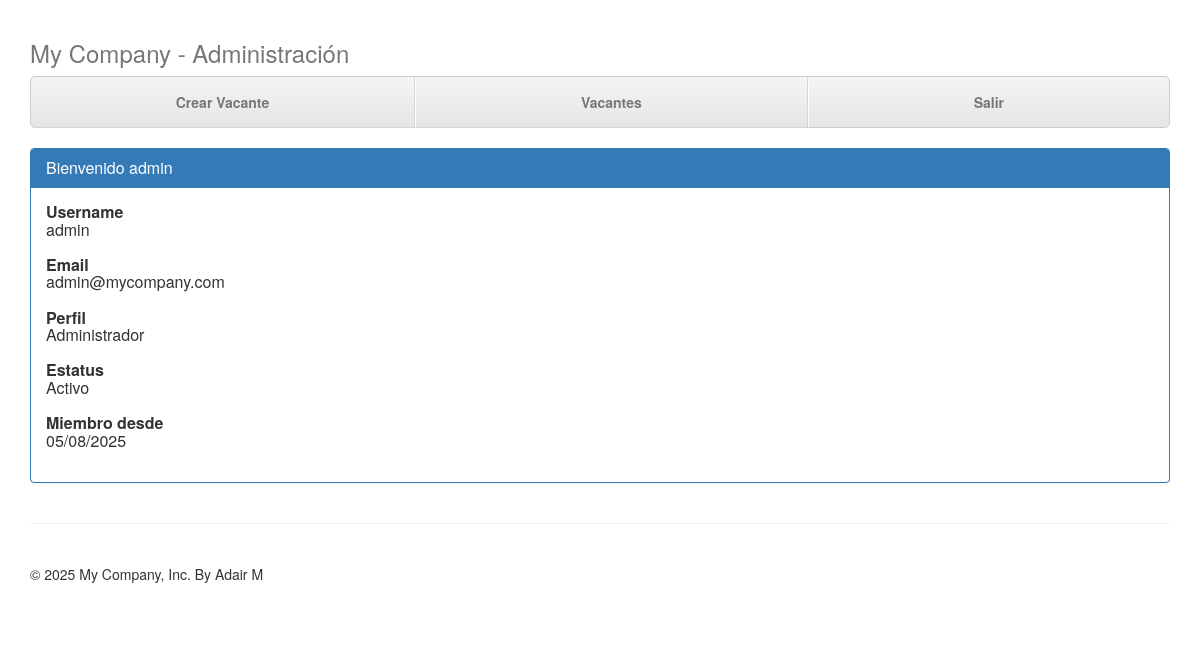
Page /admin (signed in) on the earlier database version.
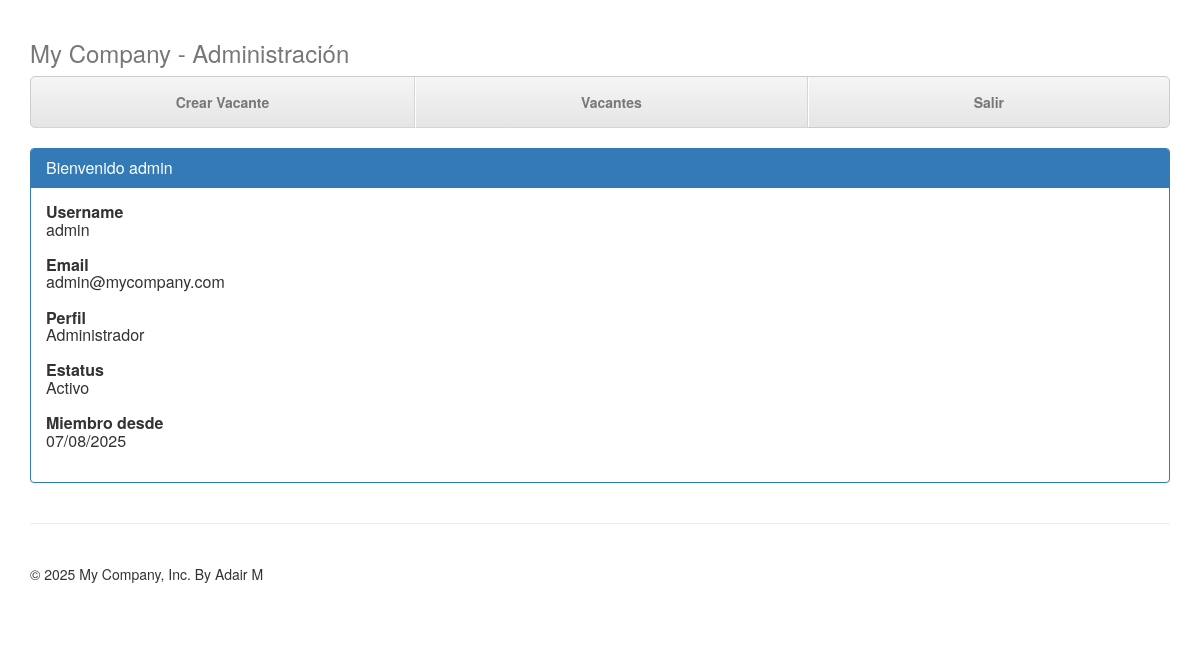
Same page on the later database version.
### app/models.py (models this page shows)
class Usuario(db.Model):
    __tablename__ = 'usuarios'  # Nombre de la tabla en la base de datos
    id = db.Column(db.Integer, primary_key=True)  # Identificador único
    username = db.Column(db.String(50), unique=True, nullable=False)  # Nombre de usuario
    email = db.Column(db.String(100), unique=True, nullable=False)  # Correo electrónico
    password = db.Column(db.String(200), nullable=False)  # Contraseña encriptada
    perfil = db.Column(db.String(50), nullable=False, default='Usuario')  # Rol del usuario
    estatus = db.Column(db.String(20), nullable=False, default='Activo')  # Estado del usuario
    fecha_registro = db.Column(db.DateTime, nullable=False, default=datetime.now)  # Fecha de registro
    vacantes = db.relationship('Vacante', backref='autor', lazy=True)  # Relación con vacantes creadas

### app/routes/main_routes.py (the view)
@main_bp.route('/admin')
def admin():
    if 'user_id' not in session:
        flash('Debes iniciar sesión para acceder a esta página', 'warning')
        return redirect(url_for('auth.login'))
    usuario = Usuario.query.get(session['user_id'])  # Obtiene el usuario actual
    return render_template('admin.html', usuario=usuario)

### app/templates/admin.html (shortened to what this page needs)
{% extends "base.html" %}
{% block content %}
  <div class="masthead">
    <h3 class="text-muted">My Company - Administración</h3>
    <nav>
      <ul class="nav nav-justified">
        <li><a href="{{ url_for('vacante.nueva_vacante') }}">Crear Vacante</a></li>
        <li><a href="{{ url_for('vacante.vacantes') }}">Vacantes</a></li>
        <li><a href="{{ url_for('auth.logout') }}">Salir</a></li>
      </ul>
    </nav>
  </div>
  <br>
  <div class="panel panel-primary">
    <div class="panel-heading">
      <h3 class="panel-title">Bienvenido {{ usuario.username }}</h3>
    </div>
    <div class="panel-body">
      <h2 class="panel-title"><b>Username</b><br> {{ usuario.username }}<br><br></h2>
      <h2 class="panel-title"><b>Email</b><br> {{ usuario.email }}<br><br></h2>
      <h2 class="panel-title"><b>Perfil</b><br> {{ usuario.perfil }}<br><br></h2>
      <h2 class="panel-title"><b>Estatus</b><br>{{ usuario.estatus }}<br><br></h2>
      <h2 class="panel-title"><b>Miembro desde</b><br>{{ usuario.fecha_registro.strftime('%d/%m/%Y') }}<br><br></h2>
    </div>
  </div>
{% endblock %}

Differences in the rows shown:
changed Usuario "admin": fecha_registro "05/08/2025" → "07/08/2025"
